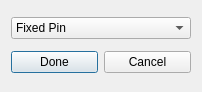
<?xml version="1.0" encoding="UTF-8"?>
<ui version="4.0">
 <class>AddSupportDialog</class>
 <widget class="QDialog" name="AddSupportDialog">
  <property name="windowModality">
   <enum>Qt::WindowModal</enum>
  </property>
  <property name="geometry">
   <rect>
    <x>0</x>
    <y>0</y>
    <width>202</width>
    <height>92</height>
   </rect>
  </property>
  <property name="windowTitle">
   <string>Add Support</string>
  </property>
  <property name="modal">
   <bool>true</bool>
  </property>
  <layout class="QVBoxLayout" name="verticalLayout">
   <item>
    <widget class="QComboBox" name="supportType">
     <item>
      <property name="text">
       <string>Fixed Pin</string>
      </property>
     </item>
     <item>
      <property name="text">
       <string>Roller Pin</string>
      </property>
     </item>
     <item>
      <property name="text">
       <string>Fixed</string>
      </property>
     </item>
    </widget>
   </item>
   <item>
    <layout class="QHBoxLayout" name="horizontalLayout">
     <item>
      <widget class="QPushButton" name="doneButton">
       <property name="text">
        <string>Done</string>
       </property>
      </widget>
     </item>
     <item>
      <widget class="QPushButton" name="cancelButton">
       <property name="text">
        <string>Cancel</string>
       </property>
      </widget>
     </item>
    </layout>
   </item>
  </layout>
 </widget>
 <resources/>
 <connections/>
</ui>
